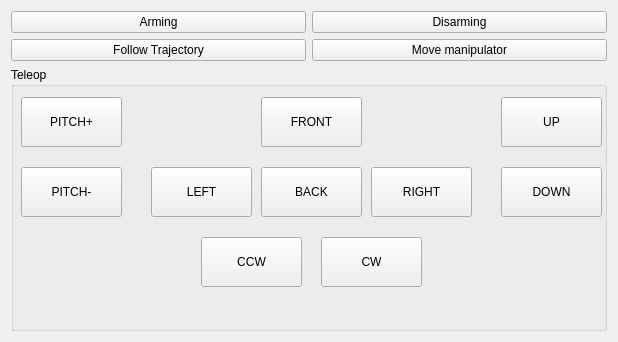
<?xml version="1.0" encoding="UTF-8"?>
<ui version="4.0">
 <class>GcsPluginWidget</class>
 <widget class="QWidget" name="GcsPluginWidget">
  <property name="geometry">
   <rect>
    <x>0</x>
    <y>0</y>
    <width>618</width>
    <height>342</height>
   </rect>
  </property>
  <property name="windowTitle">
   <string>px4_gcs_rqt</string>
  </property>
  <layout class="QGridLayout" name="gridLayout_2">
   <item row="4" column="0" colspan="2">
    <widget class="QGroupBox" name="groupBox">
     <property name="title">
      <string>Teleop</string>
     </property>
     <widget class="QPushButton" name="btnBack">
      <property name="geometry">
       <rect>
        <x>250</x>
        <y>100</y>
        <width>101</width>
        <height>50</height>
       </rect>
      </property>
      <property name="text">
       <string>BACK</string>
      </property>
     </widget>
     <widget class="QPushButton" name="btnLeft">
      <property name="geometry">
       <rect>
        <x>140</x>
        <y>100</y>
        <width>101</width>
        <height>50</height>
       </rect>
      </property>
      <property name="text">
       <string>LEFT</string>
      </property>
     </widget>
     <widget class="QPushButton" name="btnRight">
      <property name="geometry">
       <rect>
        <x>360</x>
        <y>100</y>
        <width>101</width>
        <height>50</height>
       </rect>
      </property>
      <property name="text">
       <string>RIGHT</string>
      </property>
     </widget>
     <widget class="QPushButton" name="btnFront">
      <property name="geometry">
       <rect>
        <x>250</x>
        <y>30</y>
        <width>101</width>
        <height>50</height>
       </rect>
      </property>
      <property name="text">
       <string>FRONT</string>
      </property>
     </widget>
     <widget class="QPushButton" name="btnCcw">
      <property name="geometry">
       <rect>
        <x>190</x>
        <y>170</y>
        <width>101</width>
        <height>50</height>
       </rect>
      </property>
      <property name="text">
       <string>CCW</string>
      </property>
     </widget>
     <widget class="QPushButton" name="btnCw">
      <property name="geometry">
       <rect>
        <x>310</x>
        <y>170</y>
        <width>101</width>
        <height>50</height>
       </rect>
      </property>
      <property name="text">
       <string>CW</string>
      </property>
     </widget>
     <widget class="QPushButton" name="btnUp">
      <property name="geometry">
       <rect>
        <x>490</x>
        <y>30</y>
        <width>101</width>
        <height>50</height>
       </rect>
      </property>
      <property name="text">
       <string>UP</string>
      </property>
     </widget>
     <widget class="QPushButton" name="btnDown">
      <property name="geometry">
       <rect>
        <x>490</x>
        <y>100</y>
        <width>101</width>
        <height>50</height>
       </rect>
      </property>
      <property name="text">
       <string>DOWN</string>
      </property>
     </widget>
     <widget class="QPushButton" name="btnPitch_plus">
      <property name="geometry">
       <rect>
        <x>10</x>
        <y>30</y>
        <width>101</width>
        <height>50</height>
       </rect>
      </property>
      <property name="text">
       <string>PITCH+</string>
      </property>
     </widget>
     <widget class="QPushButton" name="btnPitch_minus">
      <property name="geometry">
       <rect>
        <x>10</x>
        <y>100</y>
        <width>101</width>
        <height>50</height>
       </rect>
      </property>
      <property name="text">
       <string>PITCH-</string>
      </property>
     </widget>
    </widget>
   </item>
   <item row="2" column="1">
    <widget class="QPushButton" name="btnDisarming">
     <property name="text">
      <string>Disarming</string>
     </property>
    </widget>
   </item>
   <item row="3" column="1">
    <widget class="QPushButton" name="btnManipulator">
     <property name="text">
      <string>Move manipulator</string>
     </property>
    </widget>
   </item>
   <item row="3" column="0">
    <widget class="QPushButton" name="btnTrajectory">
     <property name="text">
      <string>Follow Trajectory</string>
     </property>
    </widget>
   </item>
   <item row="2" column="0">
    <widget class="QPushButton" name="btnArming">
     <property name="text">
      <string>Arming</string>
     </property>
    </widget>
   </item>
  </layout>
 </widget>
 <resources/>
 <connections/>
</ui>
